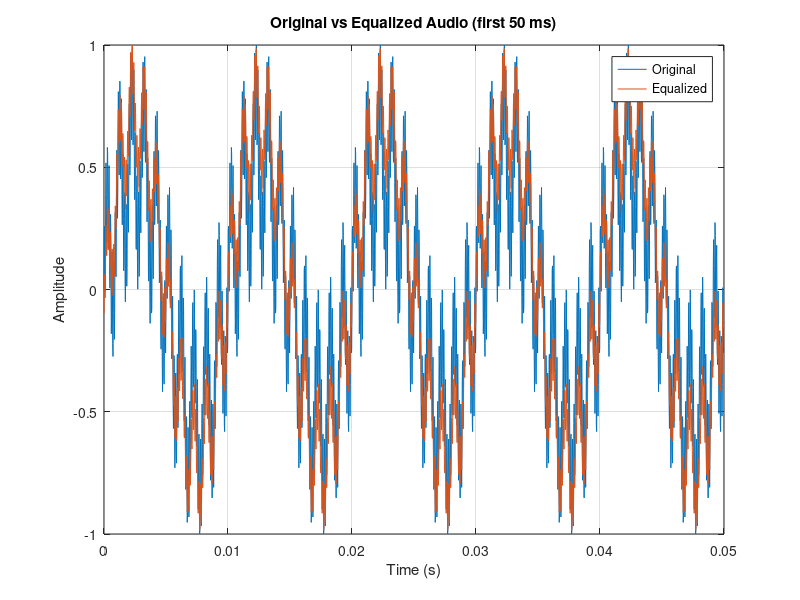
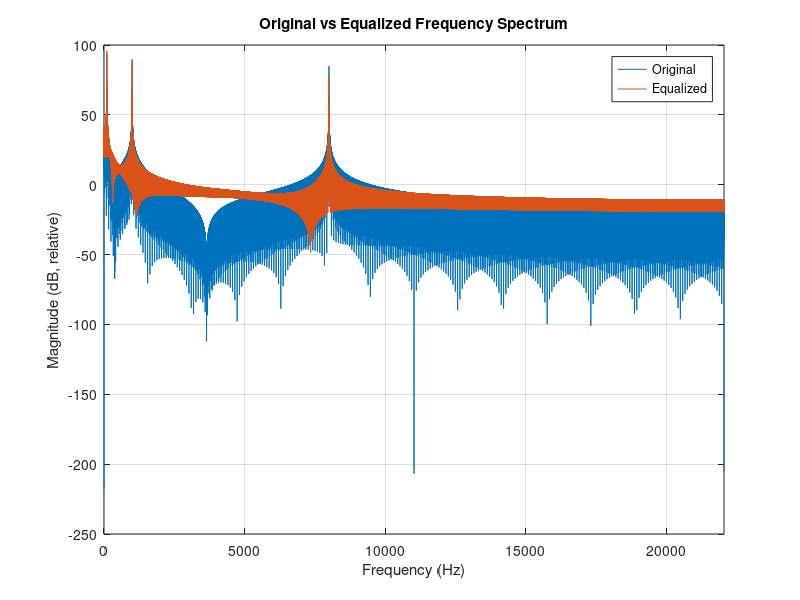
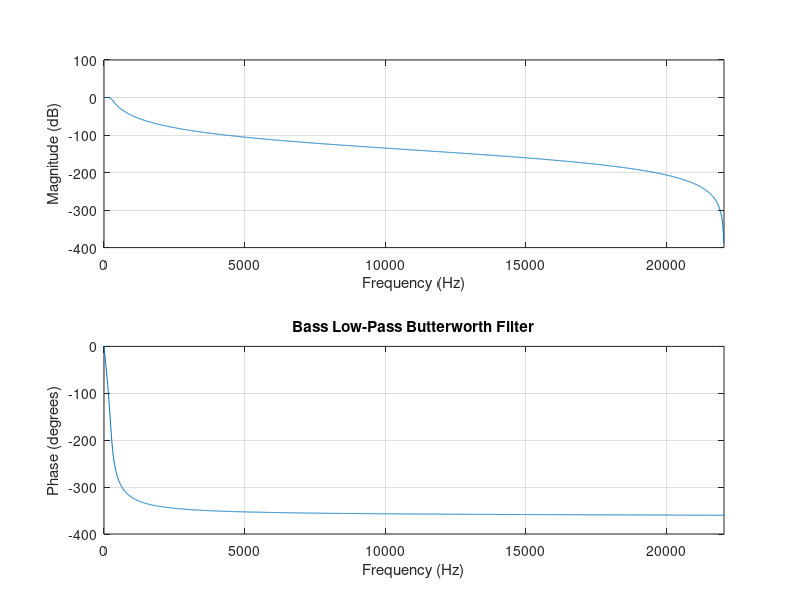
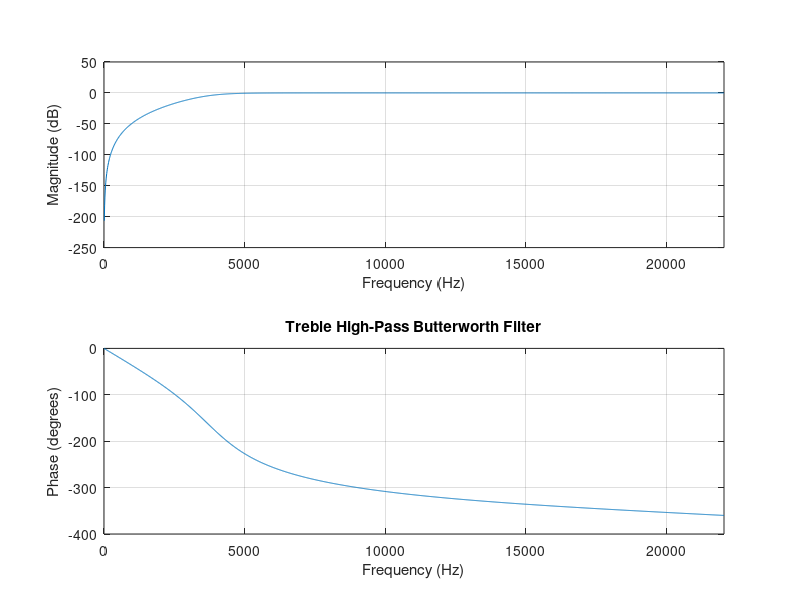

MATLAB code to generate these figures, in order: (Note: this script raises an error after producing the figures.)
%% DIGITAL AUDIO EQUALIZER USING MATLAB
% Three-band equalizer: bass, midrange residual, and treble.
% Requires Signal Processing Toolbox (butter, filtfilt, freqz).
% Put synthetic_input.wav in the dataset folder or choose your own WAV file.

clc; clear; close all;

%% 1. Load input audio
inputFile = fullfile('..','dataset','synthetic_input.wav');
if isfile(inputFile)
    [x, Fs] = audioread(inputFile);
else
    Fs = 44100;
    t = (0:1/Fs:5-1/Fs)';
    x = 0.50*sin(2*pi*100*t) + ...
        0.30*sin(2*pi*1000*t) + ...
        0.20*sin(2*pi*8000*t);
    x = x / max(abs(x));
end

% Convert stereo to mono for analysis
if size(x,2) > 1
    x = mean(x,2);
end
x = x / (max(abs(x)) + eps);
N = length(x);
t = (0:N-1)'/Fs;
nyquist = Fs/2;

%% 2. Filter design
bassCutoff = min(250, 0.8*nyquist);
trebleCutoff = min(4000, 0.9*nyquist);
if trebleCutoff <= bassCutoff
    error('Sampling rate is too low for the selected frequency bands.');
end

[bBass,aBass] = butter(4, bassCutoff/nyquist, 'low');
[bTreble,aTreble] = butter(4, trebleCutoff/nyquist, 'high');

%% 3. Split signal into three bands
bass = filtfilt(bBass,aBass,x);
treble = filtfilt(bTreble,aTreble,x);
% Residual mid band makes the three bands sum to the original signal
% before gain adjustment (apart from numerical precision).
mid = x - bass - treble;

%% 4. Set gains (change these values to experiment)
bassGain_dB = 6;       % boost bass
midGain_dB = 0;        % unchanged midrange
trebleGain_dB = -3;    % reduce treble

gBass = 10^(bassGain_dB/20);
gMid = 10^(midGain_dB/20);
gTreble = 10^(trebleGain_dB/20);

%% 5. Apply gains and combine bands
yRaw = gBass*bass + gMid*mid + gTreble*treble;
% Avoid clipping while retaining the relative band balance
y = yRaw / max(1, max(abs(yRaw)));

%% 6. Calculate measurements
rmsInput = sqrt(mean(x.^2));
rmsOutput = sqrt(mean(y.^2));
peakInput = max(abs(x));
peakOutput = max(abs(y));

fprintf('\nDIGITAL AUDIO EQUALIZER RESULTS\n');
fprintf('Sampling rate: %d Hz\n', Fs);
fprintf('Duration: %.3f seconds\n', N/Fs);
fprintf('Bass / Mid / Treble gains: %.1f / %.1f / %.1f dB\n', ...
    bassGain_dB, midGain_dB, trebleGain_dB);
fprintf('Input RMS: %.6f\n', rmsInput);
fprintf('Output RMS: %.6f\n', rmsOutput);
fprintf('Input peak: %.6f\n', peakInput);
fprintf('Output peak: %.6f\n', peakOutput);

%% 7. Plot waveform comparison
nShow = min(N, round(0.05*Fs));
figure('Name','Waveform Comparison');
plot(t(1:nShow),x(1:nShow),'DisplayName','Original'); hold on;
plot(t(1:nShow),y(1:nShow),'DisplayName','Equalized');
xlabel('Time (s)'); ylabel('Amplitude');
title('Original vs Equalized Audio (first 50 ms)');
legend; grid on;

%% 8. Plot frequency spectrum
nfft = 2^nextpow2(N);
X = fft(x,nfft);
Y = fft(y,nfft);
f = (0:nfft/2)'*Fs/nfft;
figure('Name','Frequency Spectrum');
plot(f,20*log10(abs(X(1:nfft/2+1))+eps), ...
    'DisplayName','Original'); hold on;
plot(f,20*log10(abs(Y(1:nfft/2+1))+eps), ...
    'DisplayName','Equalized');
xlabel('Frequency (Hz)'); ylabel('Magnitude (dB, relative)');
title('Original vs Equalized Frequency Spectrum');
legend; grid on; xlim([0 nyquist]);

%% 9. Plot filter responses
figure('Name','Filter Responses');
freqz(bBass,aBass,2048,Fs);
title('Bass Low-Pass Butterworth Filter');

figure('Name','Treble Filter Response');
freqz(bTreble,aTreble,2048,Fs);
title('Treble High-Pass Butterworth Filter');

%% 10. Save results
outFile = fullfile('..','dataset','equalized_output_matlab.wav');
audiowrite(outFile,y,Fs);
save(fullfile('..','results','equalizer_results.mat'), ...
    'Fs','bassGain_dB','midGain_dB','trebleGain_dB', ...
    'rmsInput','rmsOutput','peakInput','peakOutput');

disp(['Saved equalized audio to: ', outFile]);
% Uncomment to listen:
% sound(y,Fs);
